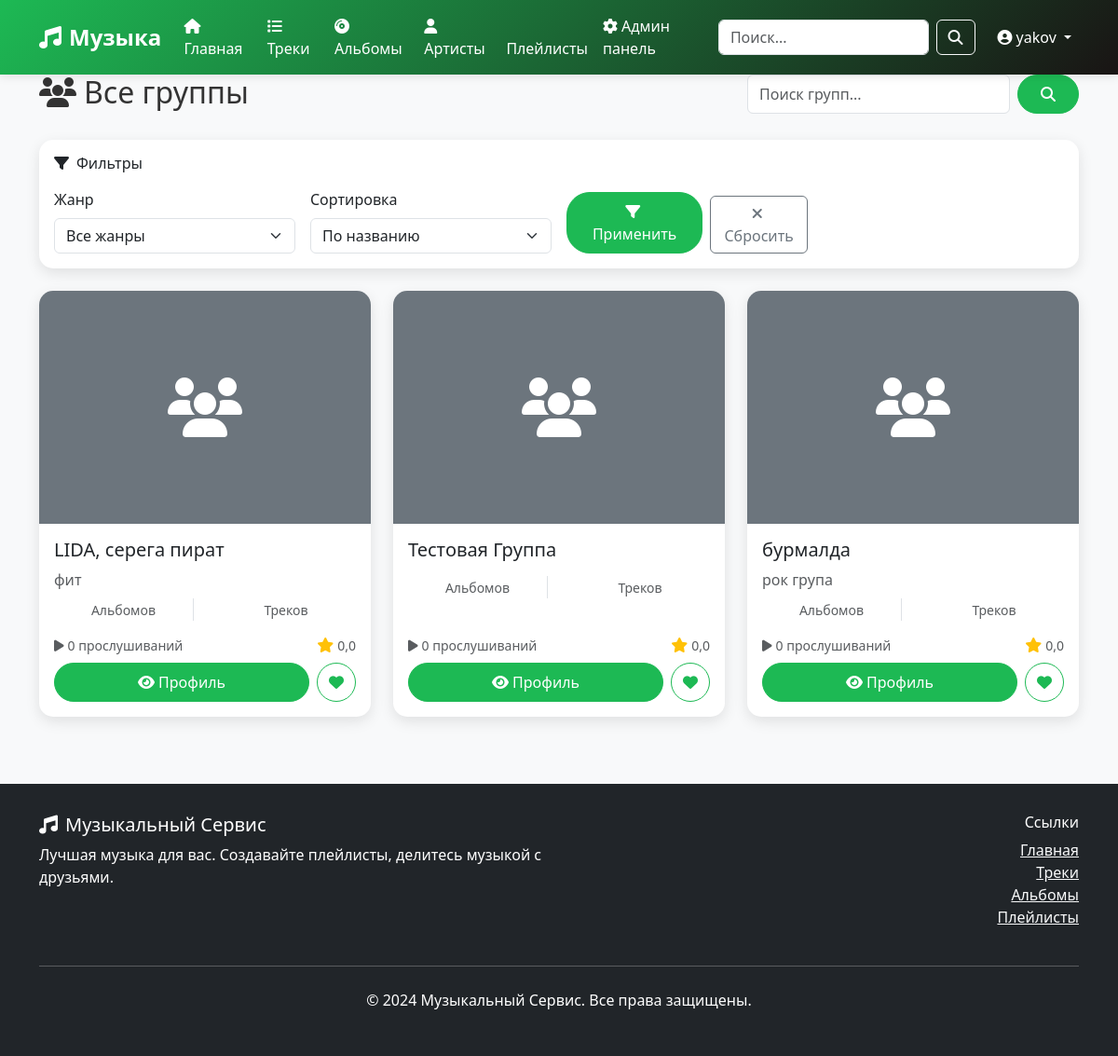
The app's page /groups/ (signed in) with its own data.
### music/models.py (models this page shows, shortened)
class User(AbstractUser):
    id = models.UUIDField(primary_key=True, default=uuid.uuid4, editable=False)
    login = models.CharField(max_length=100, unique=True)
    email = models.EmailField(unique=True)
    password = models.CharField(max_length=128)
    date_of_birth = models.DateField(null=True, blank=True)
    registration_date = models.DateTimeField(auto_now_add=True)
    avatar_url = models.URLField(max_length=500, null=True, blank=True)
    role = models.CharField(max_length=20, choices=[
        ('user', 'User'),
        ('admin', 'Admin'),
        ('moderator', 'Moderator')
    ], default='user')
    objects = CustomUserManager()
    USERNAME_FIELD = 'login'
    REQUIRED_FIELDS = ['email']
    class Meta:
        db_table = 'пользователи'
        verbose_name = 'Пользователь'
        verbose_name_plural = 'Пользователи'
    class Meta:
        db_table = 'пользователи'
        verbose_name = 'Пользователь'
        verbose_name_plural = 'Пользователи'

class Group(models.Model):
    id = models.UUIDField(primary_key=True, default=uuid.uuid4, editable=False)
    name = models.CharField(max_length=200, verbose_name='Название группы')
    description = models.TextField(blank=True, verbose_name='Описание группы')
    photo = models.ImageField(upload_to='groups/', null=True, blank=True, verbose_name='Фото группы')
    class Meta:
        db_table = 'группа'
        verbose_name = 'Группа'
        verbose_name_plural = 'Группы'

### music/views.py (the view)
# urls.py: path('groups/', views.group_list, name='group_list'),
def group_list(request):
    query = request.GET.get('q', '')
    groups = Group.objects.all()
    if query:
        groups = groups.filter(name__icontains=query)
    groups = groups.order_by('name')
    paginator = Paginator(groups, 12)
    page_number = request.GET.get('page')
    page_obj = paginator.get_page(page_number)
    context = {
        'groups': page_obj,
        'query': query,
    }
    return render(request, 'music/group_list.html', context)

### music/templates/music/group_list.html (shortened to what this page needs)
{% extends 'music/base.html' %}
{% block content %}
<div class="container">
    <div class="row mb-4">
        <div class="col-md-8">
            <h1 class="h2">
                <i class="fas fa-users me-2"></i>Все группы
            </h1>
        </div>
        <div class="col-md-4">
            <form method="GET" action="{% url 'music:group_list' %}" class="d-flex">
                <input type="text" class="form-control me-2" name="q" placeholder="Поиск групп..."
                       value="{{ request.GET.q }}" aria-label="Search">
                <button class="btn btn-primary" type="submit">
                    <i class="fas fa-search"></i>
                </button>
            </form>
        </div>
    </div>
    <div class="row mb-4">
        <div class="col-12">
            <div class="card">
                <div class="card-body">
                    <h6 class="card-title mb-3">
                        <i class="fas fa-filter me-2"></i>Фильтры
                    </h6>
                    <form method="GET" action="{% url 'music:group_list' %}" class="row g-3">
                        <div class="col-md-3">
                            <label for="genre" class="form-label">Жанр</label>
                            <select class="form-select" id="genre" name="genre">
                                <option value="">Все жанры</option>
                            </select>
                        </div>
                        <div class="col-md-3">
                            <label for="sort" class="form-label">Сортировка</label>
                            <select class="form-select" id="sort" name="sort">
                                <option value="name" {% if request.GET.sort == 'name' %}selected{% endif %}>По названию</option>
                            </select>
                        </div>
                        <div class="col-md-3 d-flex align-items-end">
                            <button type="submit" class="btn btn-primary me-2">
                                <i class="fas fa-filter me-1"></i>Применить
                            </button>
                            <a href="{% url 'music:group_list' %}" class="btn btn-outline-secondary">
                                <i class="fas fa-times me-1"></i>Сбросить
                            </a>
                        </div>
                    </form>
                </div>
            </div>
        </div>
    </div>
    <div class="row">
        {% for group in groups %}
            <div class="col-lg-4 col-md-6 mb-4">
                <div class="card h-100">
                    {% if group.photo_url %}
                        <img src="{{ group.photo_url }}" class="card-img-top" alt="{{ group.name }}" style="height: 250px; object-fit: cover;">
                    {% else %}
                        <div class="card-img-top bg-secondary d-flex align-items-center justify-content-center" style="height: 250px;">
                            <i class="fas fa-users fa-4x text-white"></i>
                        </div>
                    {% endif %}
                    <div class="card-body d-flex flex-column">
                        <h5 class="card-title">{{ group.name }}</h5>
                        <div class="mb-2">
                            {% if group.description %}
                                <p class="card-text text-muted">
                                    {{ group.description|truncatewords:20 }}
                                </p>
                            {% endif %}
                        </div>
                        <div class="mb-3">
                            <div class="row text-center">
                                <div class="col-6">
                                    <div class="border-end">
                                        <small class="text-muted">Альбомов</small>
                                    </div>
                                </div>
                                <div class="col-6">
                                    <small class="text-muted">Треков</small>
                                </div>
                            </div>
                        </div>
                        <div class="mt-auto">
                            <div class="d-flex justify-content-between align-items-center mb-2">
                                <small class="text-muted">
                                    <i class="fas fa-play me-1"></i>{{ group.play_count|default:0 }} прослушиваний
                                </small>
                                <div class="d-flex align-items-center">
                                    <i class="fas fa-star text-warning me-1"></i>
                                    <small class="text-muted">{{ group.average_rating|default:"0.0"|floatformat:1 }}</small>
                                </div>
                            </div>
                            <div class="d-flex gap-2">
                                <a href="{% url 'music:group_detail' group.pk %}" class="btn btn-primary flex-fill">
                                    <i class="fas fa-eye me-1"></i>Профиль
                                </a>
                                {% if user.is_authenticated %}
                                    <button class="btn btn-outline-primary" onclick="followGroup('{{ group.pk }}')" title="Подписаться">
                                        <i class="fas fa-heart"></i>
                                    </button>
                                {% endif %}
                            </div>
                        </div>
                    </div>
                </div>
            </div>
        {% endfor %}
    </div>
</div>
{% endblock %}

### music/templates/music/base.html (shortened to what this page needs)
<!DOCTYPE html>
<html lang="ru">
<head>
    <link href="https://cdn.jsdelivr.net/npm/bootstrap@5.3.0/dist/css/bootstrap.min.css" rel="stylesheet">
    <link rel="stylesheet" href="https://cdnjs.cloudflare.com/ajax/libs/font-awesome/6.4.0/css/all.min.css">
</head>
<body>
    <nav class="navbar navbar-expand-lg navbar-dark">
        <div class="container">
            <a class="navbar-brand" href="{% url 'music:home' %}">
                <i class="fas fa-music me-2"></i>Музыка
            </a>
            <div class="collapse navbar-collapse" id="navbarNav">
                <ul class="navbar-nav me-auto">
                    <li class="nav-item">
                        <a class="nav-link" href="{% url 'music:home' %}">
                            <i class="fas fa-home me-1"></i>Главная
                        </a>
                    </li>
                    <li class="nav-item">
                        <a class="nav-link" href="{% url 'music:track_list' %}">
                            <i class="fas fa-list me-1"></i>Треки
                        </a>
                    </li>
                    <li class="nav-item">
                        <a class="nav-link" href="{% url 'music:album_list' %}">
                            <i class="fas fa-compact-disc me-1"></i>Альбомы
                        </a>
                    </li>
                    <li class="nav-item">
                        <a class="nav-link" href="{% url 'music:artist_list' %}">
                            <i class="fas fa-user me-1"></i>Артисты
                        </a>
                    </li>
                    <li class="nav-item">
                        <a class="nav-link" href="{% url 'music:playlist_list' %}">
                            Плейлисты
                        </a>
                    </li>
                    {% if user.is_authenticated and user.role == 'admin' %}
                        <li class="nav-item">
                            <a class="nav-link" href="{% url 'music:admin_panel' %}">
                                <i class="fas fa-cog me-1"></i>Админ панель
                            </a>
                        </li>
                    {% endif %}
                </ul>
                <form class="d-flex me-3" method="GET" action="{% url 'music:track_list' %}">
                    <input class="form-control me-2" type="search" name="q" placeholder="Поиск..."
                           value="{{ request.GET.q }}" aria-label="Search">
                    <button class="btn btn-outline-light" type="submit">
                        <i class="fas fa-search"></i>
                    </button>
                </form>
                <ul class="navbar-nav">
                    {% if user.is_authenticated %}
                        <li class="nav-item dropdown">
                            <a class="nav-link dropdown-toggle" href="#" id="navbarDropdown" role="button"
                               data-bs-toggle="dropdown" aria-expanded="false">
                                <i class="fas fa-user-circle me-1"></i>{{ user.login }}
                            </a>
                        </li>
                    {% endif %}
                </ul>
            </div>
        </div>
    </nav>
    <main>
        {% block content %}{% endblock %}
    </main>
    <footer class="footer">
        <div class="container">
            <div class="row">
                <div class="col-md-6">
                    <h5><i class="fas fa-music me-2"></i>Музыкальный Сервис</h5>
                    <p>Лучшая музыка для вас. Создавайте плейлисты, делитесь музыкой с друзьями.</p>
                </div>
                <div class="col-md-6 text-md-end">
                    <h6>Ссылки</h6>
                    <ul class="list-unstyled">
                        <li><a href="{% url 'music:home' %}" class="text-light">Главная</a></li>
                        <li><a href="{% url 'music:track_list' %}" class="text-light">Треки</a></li>
                        <li><a href="{% url 'music:album_list' %}" class="text-light">Альбомы</a></li>
                        <li><a href="{% url 'music:playlist_list' %}" class="text-light">Плейлисты</a></li>
                    </ul>
                </div>
            </div>
            <hr class="my-4">
            <div class="text-center">
                <p>&copy; 2024 Музыкальный Сервис. Все права защищены.</p>
            </div>
        </div>
    </footer>
</body>
</html>

### music/templates/music/base.html (style rules this page uses)
:root { --primary-color: #1db954; --secondary-color: #191414; --accent-color: #ff6b6b; --text-color: #333; --light-bg: #f8f9fa; --dark-bg: #212529; }
body { font-family: 'Segoe UI', Tahoma, Geneva, Verdana, sans-serif; background-color: var(--light-bg); color: var(--text-color); }
.navbar { background: linear-gradient(135deg, var(--primary-color), var(--secondary-color)); box-shadow: 0 2px 10px rgba(0,0,0,0.1); }
.navbar-brand { font-weight: bold; font-size: 1.5rem; }
.nav-link { color: white !important; font-weight: 500; transition: all 0.3s ease; }
.card { border: none; border-radius: 15px; box-shadow: 0 5px 15px rgba(0,0,0,0.1); transition: transform 0.3s ease, box-shadow 0.3s ease; overflow: hidden; }
.card-img-top { height: 200px; object-fit: cover; }
.btn-primary { background-color: var(--primary-color); border-color: var(--primary-color); border-radius: 25px; padding: 0.5rem 1.5rem; font-weight: 500; transition: all 0.3s ease; }
.btn-outline-primary { color: var(--primary-color); border-color: var(--primary-color); border-radius: 25px; }
.footer { background: var(--dark-bg); color: white; padding: 2rem 0; margin-top: 3rem; }

### records on screen
User: login "yakov"
Group: name "LIDA, серега пират", description "фит", play_count "0", average_rating "0,0"
Group: name "Тестовая Группа", play_count "0", average_rating "0,0"
Group: name "бурмалда", description "рок група", play_count "0", average_rating "0,0"
